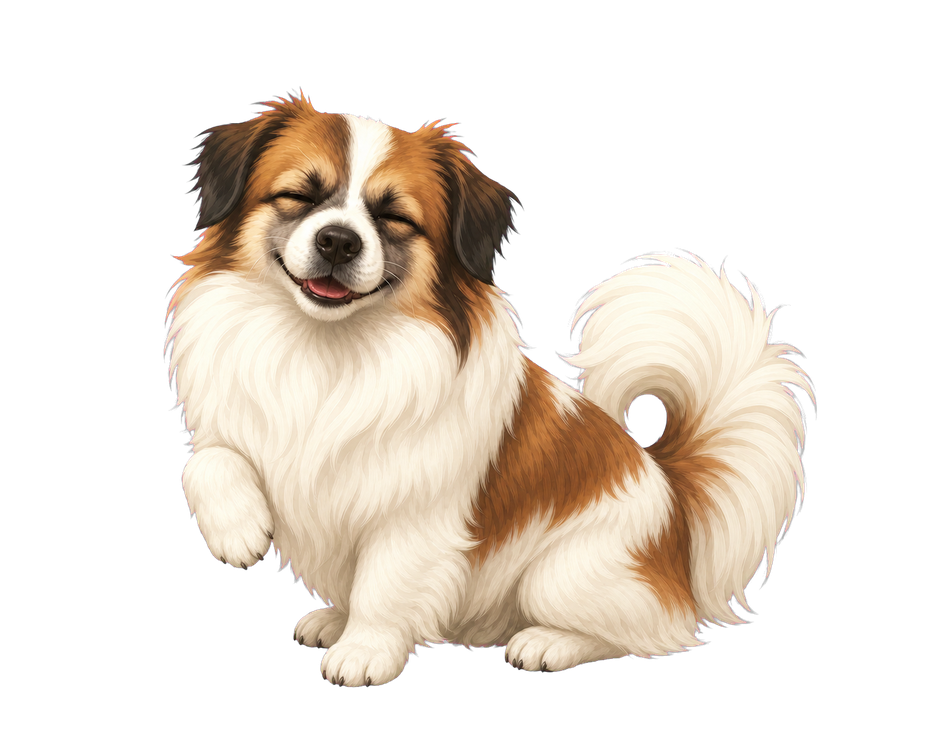
#> input picture projects/02-AI桌面宠物/source/assets/dog-blink.png, 939 x 751 px, shrunk from 1402 x 1122 before the run
$ python make_green_reference.py '../../../projects/02-AI桌面宠物/source/assets/dog-blink.png' out.png
#> lines starting #> are read from the running program, lines starting #| are printed output that depends on the picture
#!/usr/bin/env python3
"""Composite an approved RGBA PNG onto exact #00FF00 without resizing."""

import argparse
import sys
from pathlib import Path

try:
    from PIL import Image
except ImportError:
    print("Pillow is required: python -m pip install Pillow", file=sys.stderr)
    raise SystemExit(3)


def main():
    parser = argparse.ArgumentParser(description="Create an aligned pure-green reference PNG.")
    parser.add_argument("input_png")
    parser.add_argument("output_png")
    parser.add_argument("--green", default="00FF00")
    args = parser.parse_args()

    source_path = Path(args.input_png).expanduser().resolve()
    output_path = Path(args.output_png).expanduser().resolve()

    green = args.green.lstrip("#")
    if not re_full_hex(green):
        print("--green must be a six-digit RGB hex color", file=sys.stderr)
        return 2

    with Image.open(source_path) as source:
#> source is the input picture: PIL image 939x751 RGBA; mean R, G, B, A 75.1, 66.7, 57.4, 91.8
        rgba = source.convert("RGBA")
        alpha = rgba.getchannel("A")
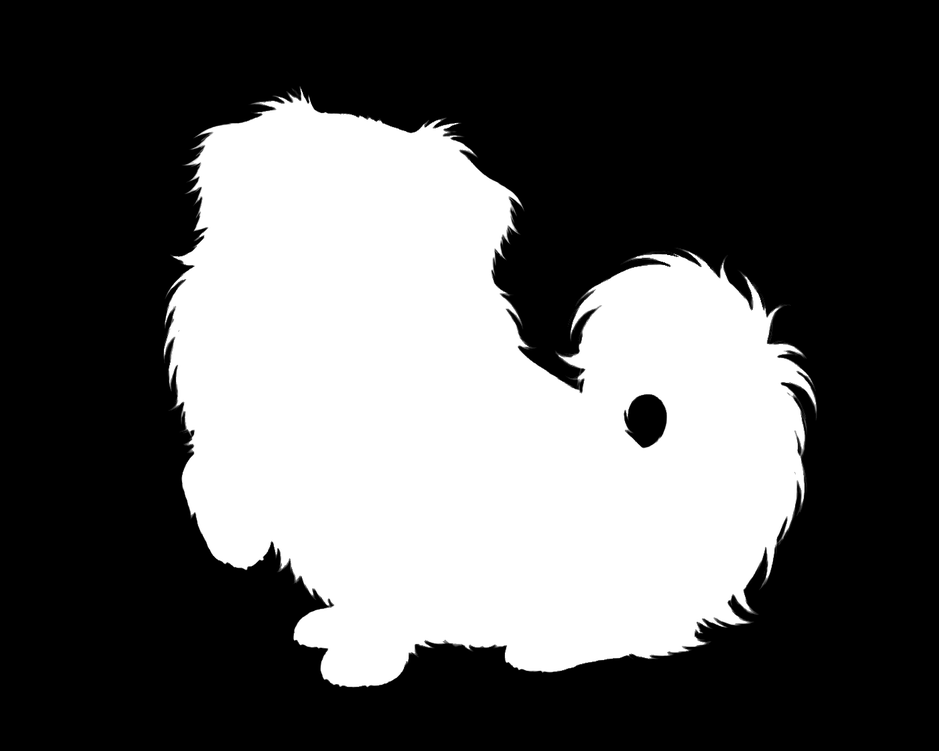
#> alpha: PIL image 939x751 L; min 0, max 255, mean 91.8
        if alpha.getextrema() == (255, 255):
            print("Input PNG has no transparent pixels; verify the cutout first.", file=sys.stderr)
            return 4

        color = tuple(int(green[index:index + 2], 16) for index in (0, 2, 4))
        background = Image.new("RGBA", rgba.size, color + (255,))
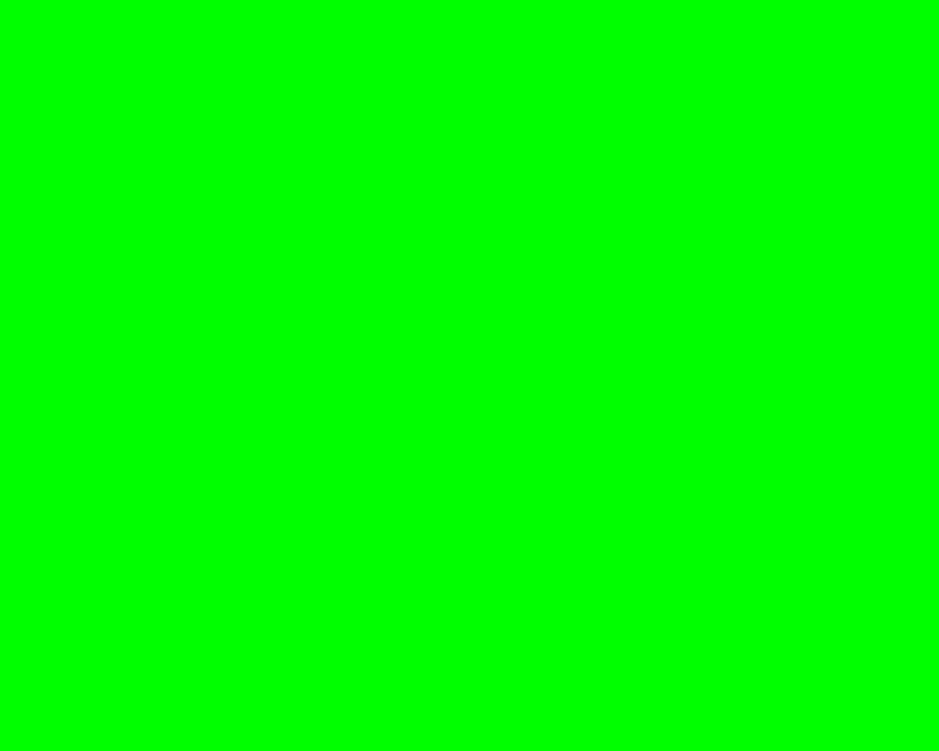
#> background: PIL image 939x751 RGBA; mean R, G, B, A 0, 255, 0, 255
        result = Image.alpha_composite(background, rgba).convert("RGB")
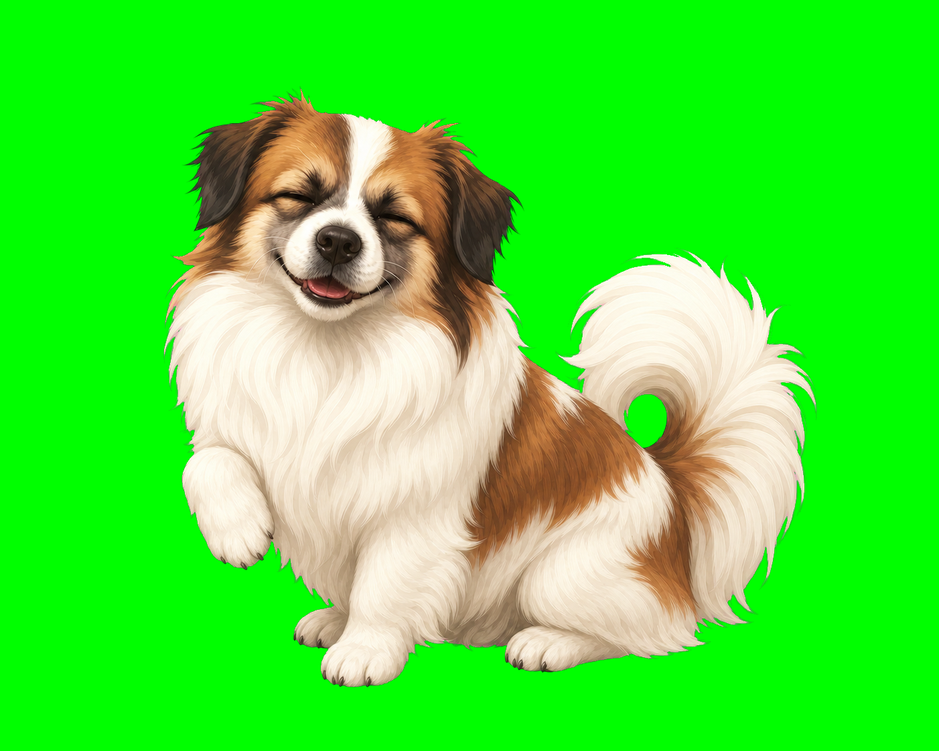
#> result: PIL image 939x751 RGB; mean R, G, B 73.9, 228.8, 56.4

    output_path.parent.mkdir(parents=True, exist_ok=True)
    result.save(output_path, format="PNG", optimize=True)
    print(str(output_path))
    return 0


def re_full_hex(value):
    if len(value) != 6:
        return False
    return all(character in "0123456789abcdefABCDEF" for character in value)


if __name__ == "__main__":
    raise SystemExit(main())
#> (the program exits here)

$ run again, on projects/02-AI桌面宠物/source/assets/dog-dance.png
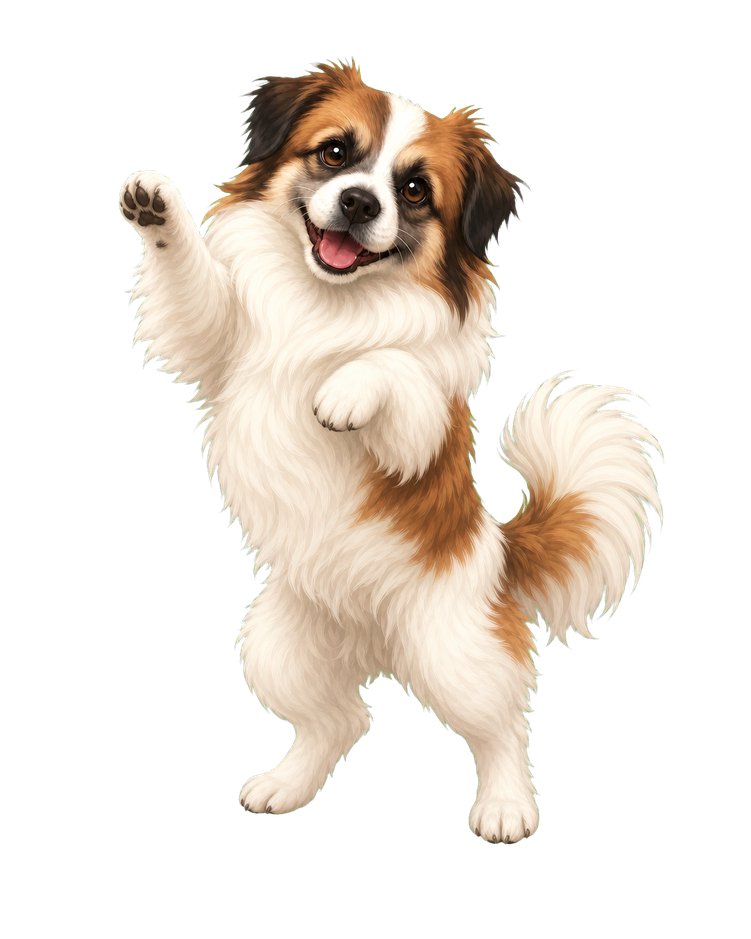
#> input picture projects/02-AI桌面宠物/source/assets/dog-dance.png, 751 x 939 px, shrunk from 1122 x 1402 before the run
#> in main, source is the input picture: PIL image 751x939 RGBA; mean R, G, B, A 67.3, 59.9, 52.2, 81
#> in main, `alpha = rgba.getchannel("A")`:
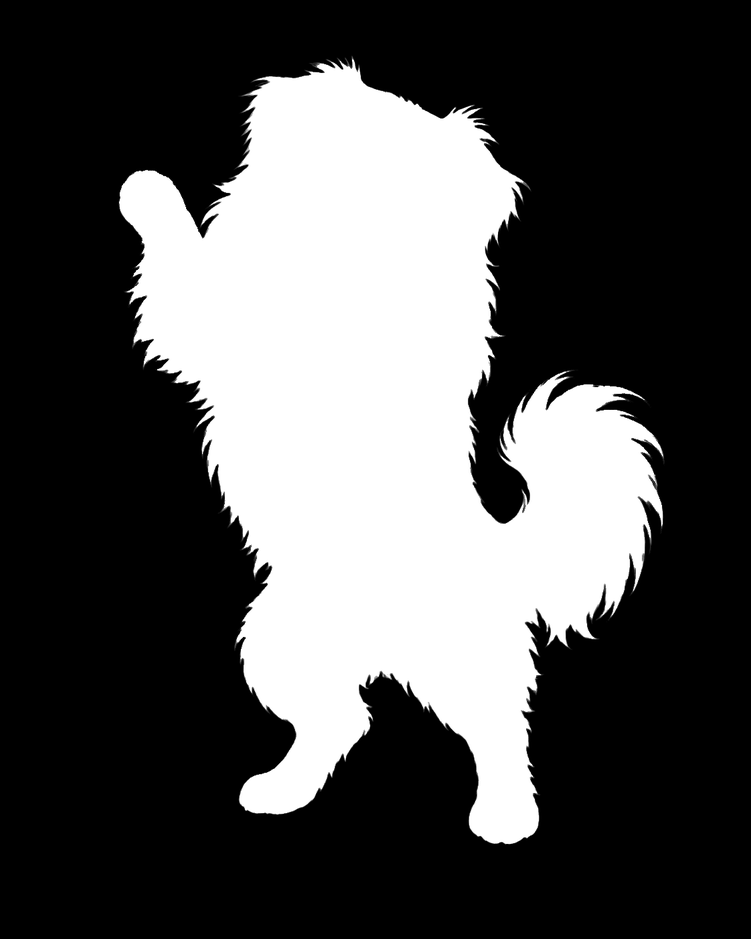
#> alpha: PIL image 751x939 L; min 0, max 255, mean 81
#> in main, `result = Image.alpha_composite(background, rgba).convert("RGB")`:
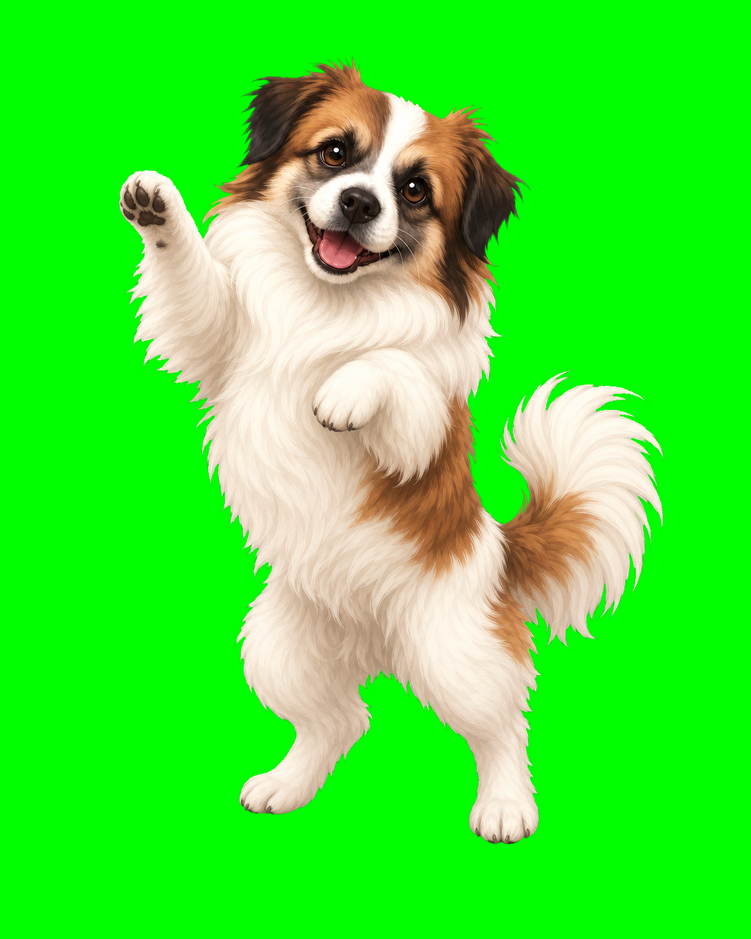
#> result: PIL image 751x939 RGB; mean R, G, B 65.6, 232.1, 50.8

$ run again, on projects/02-AI桌面宠物/source/assets/dog-listen.png
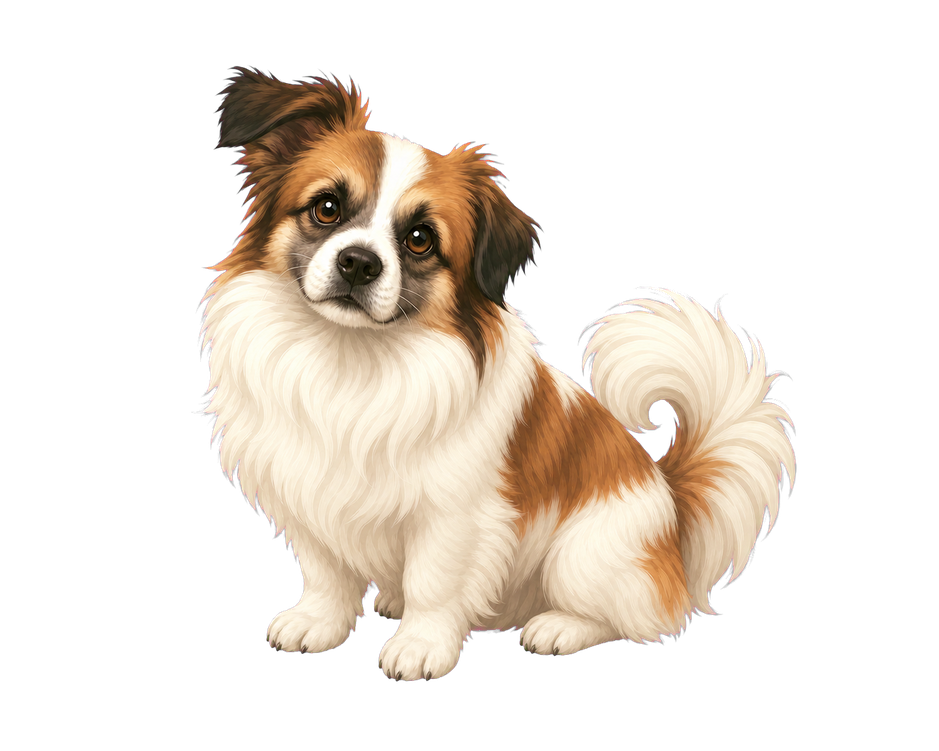
#> input picture projects/02-AI桌面宠物/source/assets/dog-listen.png, 939 x 751 px, shrunk from 1402 x 1122 before the run
#> in main, source is the input picture: PIL image 939x751 RGBA; mean R, G, B, A 65.2, 57.3, 48.7, 80.1
#> in main, `alpha = rgba.getchannel("A")`:
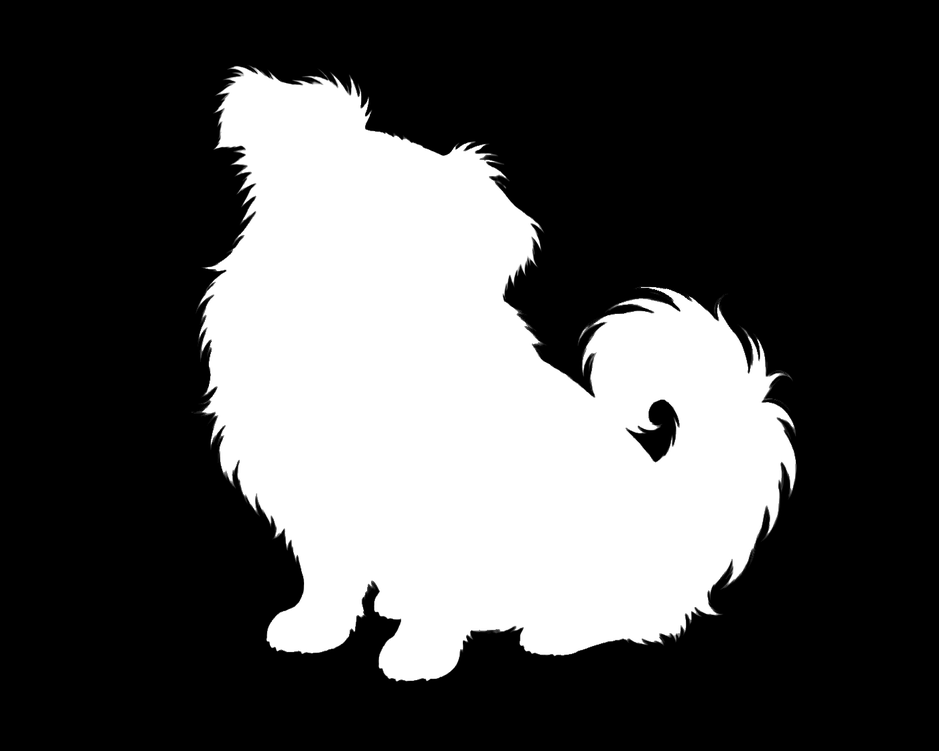
#> alpha: PIL image 939x751 L; min 0, max 255, mean 80.1
#> in main, `result = Image.alpha_composite(background, rgba).convert("RGB")`:
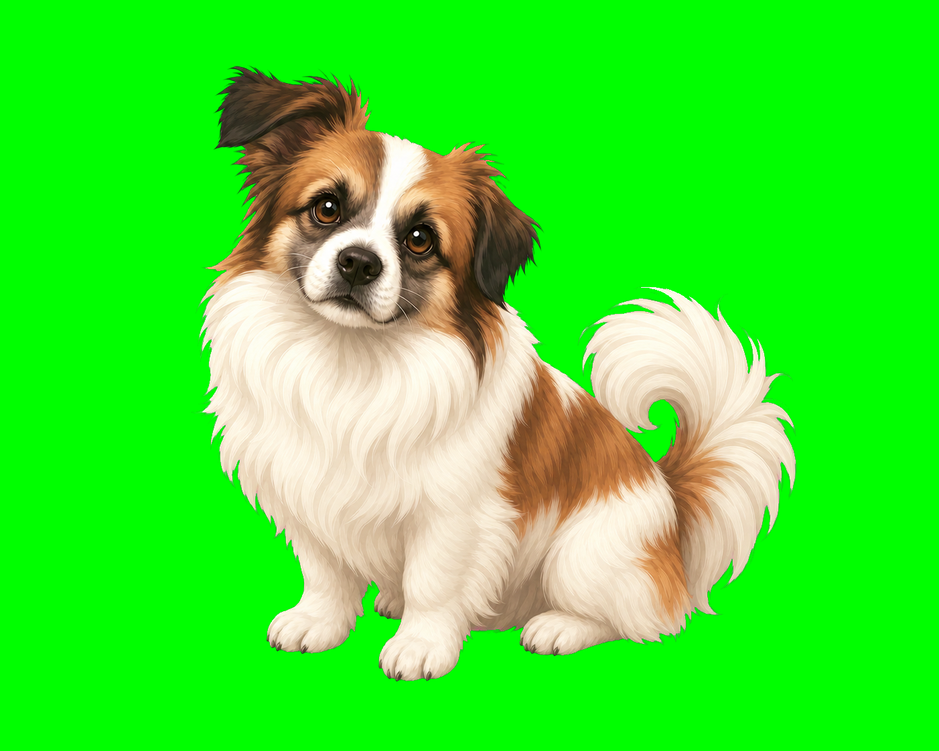
#> result: PIL image 939x751 RGB; mean R, G, B 64, 231.1, 47.6
